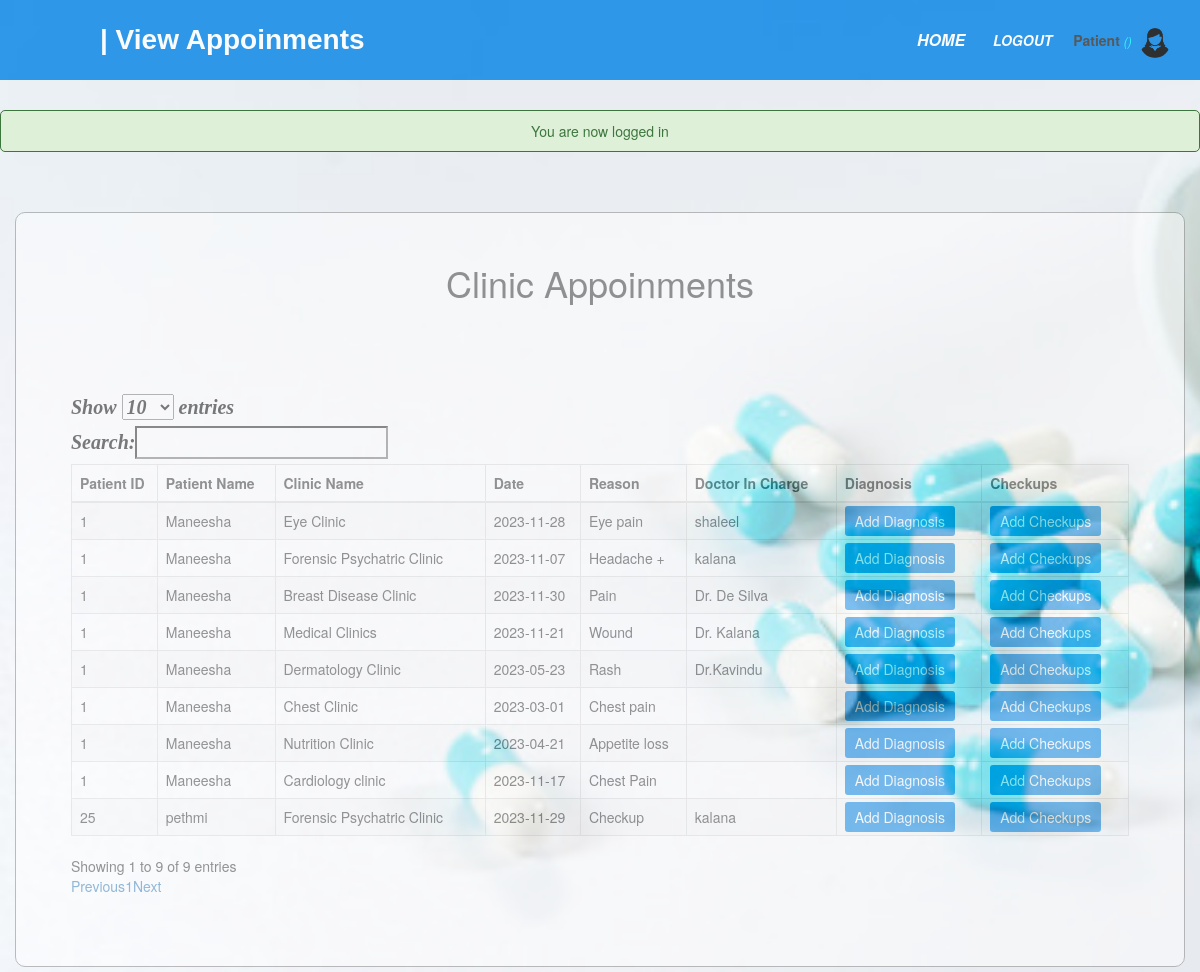
Page /doctor/view_appoinments.php (signed in) on the committed database.
### tables this page shows
CREATE TABLE IF NOT EXISTS `patient` (
  `p_id` int NOT NULL AUTO_INCREMENT,
  `fname` varchar(500) NOT NULL,
  `lname` varchar(500) NOT NULL,
  `birth_date` date NOT NULL,
  `age` int NOT NULL,
  `id_number` varchar(300) NOT NULL,
  `address_line1` varchar(500) NOT NULL,
  `address_line2` varchar(500) NOT NULL,
  `contact_no` varchar(200) NOT NULL,
  `gender` varchar(200) NOT NULL,
  `civil_status` varchar(200) NOT NULL,
  `password` varchar(200) NOT NULL,
  `discharging_patient` varchar(50) NOT NULL,
  `staff_id` int NOT NULL,
  `w_id` int NOT NULL,
  `bed_number` int NOT NULL,
  `date` date NOT NULL,
  `time` time(6) NOT NULL,
  PRIMARY KEY (`p_id`)
);

CREATE TABLE IF NOT EXISTS `booking` (
  `booking_id` int NOT NULL AUTO_INCREMENT,
  `p_id` int NOT NULL,
  `booking_date` date NOT NULL,
  `selected_time` time NOT NULL,
  `approval_time` time NOT NULL,
  `doctor` varchar(200) NOT NULL,
  `approval` varchar(200) NOT NULL,
  `reason` varchar(200) NOT NULL,
  `staff_id` int NOT NULL,
  `status` varchar(200) NOT NULL,
  PRIMARY KEY (`booking_id`),
  KEY `p_id` (`p_id`)
);

CREATE TABLE IF NOT EXISTS `scheduleclinic` (
  `clinicid` int NOT NULL AUTO_INCREMENT,
  `clinicname` varchar(50) NOT NULL,
  `date` date NOT NULL,
  `starttime` time NOT NULL,
  `endtime` time NOT NULL,
  `doctorincharge` varchar(50) NOT NULL,
  PRIMARY KEY (`clinicid`)
);

### doctor/view_appoinments.php (the view, shortened to what this page needs)
<?php include('function.php');
?>
<!DOCTYPE html>
<html>
<head>
	<link rel="stylesheet" type="text/css" href="/pis/css/booking.css">
	<link rel="stylesheet" type="text/css" href="/pis/css/all.css">
	<?php include('link_css.php'); ?>
</head>
<body>
	<nav>
    <label id="title">| View Appoinments</label>
      <ul>
      	<li><a href="doctor_home.php">Home</a></li>
        <li><a href="/pis/index.php?logout='1' "style="font-size:14px;" id="logout">Logout</a></li>
        <li>
     		<?php  if (isset($_SESSION['user'])) : ?>
              <strong><?php echo $_SESSION['user']['user_type']="Patient"; ?></strong>
            <small>
                <i  style="color: cyan;">(<?php echo ucfirst($_SESSION['user']['fname']); ?>)</i>
                <img src="/pis/images/17.png" class="profile_info">
             </small>
        <?php endif ?>
 		</li>
      </ul>
    </nav>
<?php if (isset($_SESSION['message'])):?>
    	<div class="msg">
    	<?php
    		echo $_SESSION['message'];
    	?>
    	</div>
    <?php endif ?>
    <?php
	$query = ("SELECT   p.p_id,    p.fname,   b.doctor,    b.booking_date,   b.reason,   s.doctorincharge FROM    patient p JOIN   booking b ON p.p_id = b.p_id LEFT JOIN   scheduleclinic s ON b.doctor = s.clinicname");
		$results_set = mysqli_query($db, $query);
?>
<div class="container">
	<h1>Clinic Appoinments</h1><br><br>
	<div id="s">
    <table id="allusers" class="table table-striped table-bordered" style="width: 100%">
    	<thead>
    		<tr>
                <th id="p_id">Patient ID</th>
                <th id="patientname">Patient Name</th>
    			<th id="clinicname">Clinic Name</th>
    			<th id="date">Date</th>
                <th id="reason">Reason</th>
                <th id="doctorincharge">Doctor In Charge</th>
    			<th id="diagnosis">Diagnosis</th>
				<th id="checkups">Checkups</th>
    		</tr>
    	</thead>
    	<tbody>
    		<?php while ($row = mysqli_fetch_array($results_set)) { ?>
    		<tr>
                <td id ="p_id"><?php echo $row['p_id']; ?></td>
                <td id ="fname"><?php echo $row['fname']; ?></td>
    			<td id ="clinicname"><?php echo $row['doctor']; ?></td>
    			<td id="date"><?php echo $row['booking_date']; ?></td>
    			<td id="reason"><?php echo $row['reason']; ?></td>
    			<td id="doctorincharge"><?php echo $row['doctorincharge']; ?></td>
    			<td id ="edit">
				<a href="add_diagnosis.php?add_diagnosis=<?php echo $row['p_id']; ?>" class="edit_btn" >Add Diagnosis</a>
    			</td>
                <td id ="edit">
    				<a href="add_checkup.php?add_checkup=<?php echo $row['p_id']; ?>" class="edit_btn">Add Checkups</a>
    			</td>
    		</tr>
    		<?php } ?>
    	</tbody>
    </table>
   </div>
    </div>
</body>
</html>

### css/booking.css (style rules this page uses)
body { margin: 0; padding: 0; background-image: url('/pis/images/109.jpg'); background-size: cover; font-family: sans-serif; }
#title { color: white; font-size: 28px; line-height: 80px; padding: 0 100px; font-weight: bold; font-style: initial; font-family: 'poppins',sans-serif; }
* { padding: 0; margin: 0; text-decoration: none; list-style: none; box-sizing: border-box; }
nav { background: #0082e6; height: 80px; width: 100%; opacity: .8; }
nav ul { float: right; margin-right: 20px; }
nav ul li { display: inline-block; line-height: 80px; margin: 0 5px; }
nav ul li a { color: white; font-size: 16px; padding: 7px; border-radius: 3px; text-transform: uppercase; font-weight: bold; font-style: italic; }
.container { width: 60%; margin: auto; background-color: white; padding: 30px; border-color: gray; border-width: 1px; margin-top: 60px; border-style: solid; opacity: .5; border-radius: 10px; margin-bottom: 5px; }
h1 { text-align: center; margin-bottom: 30px; font-family: 'poppins',sans-serif; color: gray; }
label { color: black; font-style: italic; font-size: 20px; font-family: "Times New Roman"; font-weight: bold; }
.edit_btn { text-decoration: none; padding: 5px 10px; color: white; border-radius: 3px; background: #0082e6; }
#s { background: white; padding-right: 40px; padding-top: 40px; padding-bottom: 40px; padding-left: 40px; }

### css/all.css (style rules this page uses)
.msg { margin: 30px auto; padding: 10px; border-radius: 5px; color: #3c763d; background: #dff0d8; border: 1px solid #3c763d; width: 100%; text-align: center; }
.profile_info { display: inline-block; width: 30px; height: 30px; margin: 5px; border-radius: 100%; }

### rows in the picture
patient: p_id "1", fname "Maneesha", booking.doctor "Eye Clinic", booking.booking_date "2023-11-28", booking.reason "Eye pain", scheduleclinic.doctorincharge "shaleel", booking.doctor "Forensic Psychatric Clinic", booking.booking_date "2023-11-07", booking.reason "Headache +", scheduleclinic.doctorincharge "kalana", booking.doctor "Breast Disease Clinic", booking.booking_date "2023-11-30", booking.reason "Pain", scheduleclinic.doctorincharge "Dr. De Silva", booking.doctor "Medical Clinics", booking.booking_date "2023-11-21", booking.reason "Wound", scheduleclinic.doctorincharge "Dr. Kalana", booking.doctor "Dermatology Clinic", booking.booking_date "2023-05-23", booking.reason "Rash", scheduleclinic.doctorincharge "Dr.Kavindu"
patient: p_id "25", fname "pethmi", booking.doctor "Forensic Psychatric Clinic", booking.booking_date "2023-11-29", booking.reason "Checkup", scheduleclinic.doctorincharge "kalana"
booking: p.p_id "1", p.fname "Maneesha", doctor "Chest Clinic", booking_date "2023-03-01", reason "Chest pain"
booking: p.p_id "1", p.fname "Maneesha", doctor "Nutrition Clinic", booking_date "2023-04-21", reason "Appetite loss"
booking: p.p_id "1", p.fname "Maneesha", doctor "Cardiology clinic", booking_date "2023-11-17", reason "Chest Pain"

### other values in the picture
$_SESSION['user']['user_type']="Patient" "Patient"
$_SESSION['message'] "You are now logged in"
